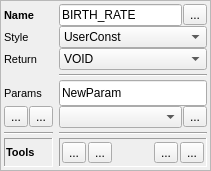
                 <widget class="QFrame" name="frame_CustomMacro">
                  <property name="frameShape">
                   <enum>QFrame::NoFrame</enum>
                  </property>
                  <property name="frameShadow">
                   <enum>QFrame::Raised</enum>
                  </property>
                  <layout class="QVBoxLayout" name="verticalLayout_12">
                   <property name="spacing">
                    <number>0</number>
                   </property>
                   <property name="margin">
                    <number>0</number>
                   </property>
                   <item>
                    <widget class="QFrame" name="frame_14">
                     <property name="frameShape">
                      <enum>QFrame::StyledPanel</enum>
                     </property>
                     <property name="frameShadow">
                      <enum>QFrame::Raised</enum>
                     </property>
                     <layout class="QHBoxLayout" name="horizontalLayout_8">
                      <property name="spacing">
                       <number>0</number>
                      </property>
                      <property name="margin">
                       <number>0</number>
                      </property>
                      <item>
                       <layout class="QGridLayout" name="gridLayout_10">
                        <property name="margin">
                         <number>3</number>
                        </property>
                        <property name="horizontalSpacing">
                         <number>6</number>
                        </property>
                        <item row="7" column="4">
                         <layout class="QHBoxLayout" name="horizontalLayout_30">
                          <property name="spacing">
                           <number>1</number>
                          </property>
                          <property name="topMargin">
                           <number>0</number>
                          </property>
                          <item>
                           <widget class="QComboBox" name="comboBox_CustomMacroParamsNames">
                            <property name="maximumSize">
                             <size>
                              <width>16777215</width>
                              <height>26</height>
                             </size>
                            </property>
                           </widget>
                          </item>
                          <item>
                           <widget class="QToolButton" name="toolButton_5">
                            <property name="text">
                             <string>...</string>
                            </property>
                            <property name="icon">
                             <iconset resource="Resources/Resources.qrc">
                              <normaloff>:/new/prefix1/description.png</normaloff>:/new/prefix1/description.png</iconset>
                            </property>
                           </widget>
                          </item>
                         </layout>
                        </item>
                        <item row="1" column="4">
                         <layout class="QHBoxLayout" name="horizontalLayout_31">
                          <property name="spacing">
                           <number>1</number>
                          </property>
                          <property name="topMargin">
                           <number>0</number>
                          </property>
                          <property name="rightMargin">
                           <number>0</number>
                          </property>
                          <item>
                           <widget class="QLineEdit" name="lineEdit_CustomMacroName">
                            <property name="maximumSize">
                             <size>
                              <width>16777215</width>
                              <height>26</height>
                             </size>
                            </property>
                            <property name="text">
                             <string>BIRTH_RATE</string>
                            </property>
                           </widget>
                          </item>
                          <item>
                           <widget class="QToolButton" name="toolButton_8">
                            <property name="text">
                             <string>...</string>
                            </property>
                            <property name="icon">
                             <iconset resource="Resources/Resources.qrc">
                              <normaloff>:/new/prefix1/description.png</normaloff>:/new/prefix1/description.png</iconset>
                            </property>
                           </widget>
                          </item>
                         </layout>
                        </item>
                        <item row="6" column="4">
                         <layout class="QHBoxLayout" name="horizontalLayout_29">
                          <property name="spacing">
                           <number>1</number>
                          </property>
                          <property name="topMargin">
                           <number>0</number>
                          </property>
                          <item>
                           <widget class="QLineEdit" name="lineEdit_CustomMacroParamName">
                            <property name="maximumSize">
                             <size>
                              <width>16777215</width>
                              <height>26</height>
                             </size>
                            </property>
                            <property name="text">
                             <string>NewParam</string>
                            </property>
                           </widget>
                          </item>
                         </layout>
                        </item>
                        <item row="6" column="2">
                         <widget class="QLabel" name="label_34">
                          <property name="minimumSize">
                           <size>
                            <width>0</width>
                            <height>26</height>
                           </size>
                          </property>
                          <property name="font">
                           <font>
                            <pointsize>8</pointsize>
                           </font>
                          </property>
                          <property name="text">
                           <string>Params</string>
                          </property>
                         </widget>
                        </item>
                        <item row="2" column="4">
                         <layout class="QVBoxLayout" name="verticalLayout_41">
                          <property name="leftMargin">
                           <number>0</number>
                          </property>
                          <item>
                           <widget class="QComboBox" name="comboBox_CustomMacroStyle">
                            <property name="maximumSize">
                             <size>
                              <width>16777215</width>
                              <height>26</height>
                             </size>
                            </property>
                            <property name="currentIndex">
                             <number>0</number>
                            </property>
                            <item>
                             <property name="text">
                              <string>UserConst</string>
                             </property>
                            </item>
                            <item>
                             <property name="text">
                              <string>UserFunc</string>
                             </property>
                            </item>
                            <item>
                             <property name="text">
                              <string>RateCallback</string>
                             </property>
                            </item>
                            <item>
                             <property name="text">
                              <string>EventCallback</string>
                             </property>
                            </item>
                           </widget>
                          </item>
                         </layout>
                        </item>
                        <item row="9" column="4">
                         <widget class="QFrame" name="frame_24">
                          <property name="minimumSize">
                           <size>
                            <width>0</width>
                            <height>10</height>
                           </size>
                          </property>
                          <property name="frameShape">
                           <enum>QFrame::HLine</enum>
                          </property>
                          <property name="frameShadow">
                           <enum>QFrame::Sunken</enum>
                          </property>
                         </widget>
                        </item>
                        <item row="3" column="2">
                         <widget class="QLabel" name="label_32">
                          <property name="font">
                           <font>
                            <pointsize>8</pointsize>
                           </font>
                          </property>
                          <property name="text">
                           <string>Return</string>
                          </property>
                         </widget>
                        </item>
                        <item row="10" column="4">
                         <layout class="QVBoxLayout" name="verticalLayout_39">
                          <property name="spacing">
                           <number>3</number>
                          </property>
                          <item>
                           <widget class="QFrame" name="frame_8">
                            <property name="frameShape">
                             <enum>QFrame::Panel</enum>
                            </property>
                            <property name="frameShadow">
                             <enum>QFrame::Sunken</enum>
                            </property>
                            <layout class="QHBoxLayout" name="horizontalLayout_6">
                             <property name="spacing">
                              <number>2</number>
                             </property>
                             <property name="margin">
                              <number>2</number>
                             </property>
                             <item>
                              <widget class="QToolButton" name="toolButton_CustomMacroAddNew">
                               <property name="toolTip">
                                <string>Create a new custom MACRO</string>
                               </property>
                               <property name="text">
                                <string>...</string>
                               </property>
                               <property name="icon">
                                <iconset resource="Resources/Resources.qrc">
                                 <normaloff>:/new/prefix1/add-icon.png</normaloff>:/new/prefix1/add-icon.png</iconset>
                               </property>
                               <property name="iconSize">
                                <size>
                                 <width>12</width>
                                 <height>12</height>
                                </size>
                               </property>
                              </widget>
                             </item>
                             <item>
                              <widget class="QToolButton" name="toolButton_CustomMacroDelete">
                               <property name="toolTip">
                                <string>Remove the current custom MACRO</string>
                               </property>
                               <property name="text">
                                <string>...</string>
                               </property>
                               <property name="icon">
                                <iconset resource="Resources/Resources.qrc">
                                 <normaloff>:/new/prefix1/remove-icon.png</normaloff>:/new/prefix1/remove-icon.png</iconset>
                               </property>
                               <property name="iconSize">
                                <size>
                                 <width>12</width>
                                 <height>12</height>
                                </size>
                               </property>
                              </widget>
                             </item>
                             <item>
                              <spacer name="horizontalSpacer_4">
                               <property name="orientation">
                                <enum>Qt::Horizontal</enum>
                               </property>
                               <property name="sizeHint" stdset="0">
                                <size>
                                 <width>40</width>
                                 <height>20</height>
                                </size>
                               </property>
                              </spacer>
                             </item>
                             <item>
                              <widget class="QToolButton" name="toolButton_CustomMacroApply">
                               <property name="toolTip">
                                <string>Validate changes</string>
                               </property>
                               <property name="text">
                                <string>...</string>
                               </property>
                               <property name="icon">
                                <iconset resource="Resources/Resources.qrc">
                                 <normaloff>:/new/prefix1/checkmark.png</normaloff>:/new/prefix1/checkmark.png</iconset>
                               </property>
                               <property name="iconSize">
                                <size>
                                 <width>12</width>
                                 <height>12</height>
                                </size>
                               </property>
                              </widget>
                             </item>
                             <item>
                              <widget class="QToolButton" name="toolButton_CustomMacroDiscard">
                               <property name="toolTip">
                                <string>Discard changes</string>
                               </property>
                               <property name="text">
                                <string>...</string>
                               </property>
                               <property name="icon">
                                <iconset resource="Resources/Resources.qrc">
                                 <normaloff>:/new/prefix1/cancel.png</normaloff>:/new/prefix1/cancel.png</iconset>
                               </property>
                               <property name="iconSize">
                                <size>
                                 <width>12</width>
                                 <height>12</height>
                                </size>
                               </property>
                              </widget>
                             </item>
                            </layout>
                           </widget>
                          </item>
                         </layout>
                        </item>
                        <item row="5" column="4">
                         <widget class="QFrame" name="frame_23">
                          <property name="minimumSize">
                           <size>
                            <width>0</width>
                            <height>10</height>
                           </size>
                          </property>
                          <property name="frameShape">
                           <enum>QFrame::HLine</enum>
                          </property>
                          <property name="frameShadow">
                           <enum>QFrame::Sunken</enum>
                          </property>
                         </widget>
                        </item>
                        <item row="10" column="2">
                         <layout class="QVBoxLayout" name="verticalLayout_38">
                          <property name="leftMargin">
                           <number>0</number>
                          </property>
                          <item>
                           <widget class="QFrame" name="frame_26">
                            <property name="frameShape">
                             <enum>QFrame::Panel</enum>
                            </property>
                            <property name="frameShadow">
                             <enum>QFrame::Sunken</enum>
                            </property>
                            <layout class="QHBoxLayout" name="horizontalLayout_20">
                             <property name="spacing">
                              <number>0</number>
                             </property>
                             <property name="leftMargin">
                              <number>1</number>
                             </property>
                             <property name="topMargin">
                              <number>0</number>
                             </property>
                             <property name="rightMargin">
                              <number>0</number>
                             </property>
                             <property name="bottomMargin">
                              <number>0</number>
                             </property>
                             <item>
                              <widget class="QLabel" name="label_24">
                               <property name="minimumSize">
                                <size>
                                 <width>0</width>
                                 <height>27</height>
                                </size>
                               </property>
                               <property name="font">
                                <font>
                                 <pointsize>8</pointsize>
                                 <weight>75</weight>
                                 <bold>true</bold>
                                </font>
                               </property>
                               <property name="text">
                                <string>Tools</string>
                               </property>
                              </widget>
                             </item>
                            </layout>
                           </widget>
                          </item>
                         </layout>
                        </item>
                        <item row="1" column="2">
                         <widget class="QLabel" name="label_23">
                          <property name="font">
                           <font>
                            <pointsize>8</pointsize>
                            <weight>75</weight>
                            <bold>true</bold>
                           </font>
                          </property>
                          <property name="text">
                           <string>Name</string>
                          </property>
                         </widget>
                        </item>
                        <item row="2" column="2">
                         <layout class="QVBoxLayout" name="verticalLayout_40">
                          <property name="spacing">
                           <number>0</number>
                          </property>
                          <property name="topMargin">
                           <number>0</number>
                          </property>
                          <item>
                           <widget class="QLabel" name="label_33">
                            <property name="font">
                             <font>
                              <pointsize>8</pointsize>
                             </font>
                            </property>
                            <property name="text">
                             <string>Style</string>
                            </property>
                           </widget>
                          </item>
                         </layout>
                        </item>
                        <item row="9" column="2">
                         <widget class="QFrame" name="frame_25">
                          <property name="minimumSize">
                           <size>
                            <width>0</width>
                            <height>10</height>
                           </size>
                          </property>
                          <property name="frameShape">
                           <enum>QFrame::HLine</enum>
                          </property>
                          <property name="frameShadow">
                           <enum>QFrame::Sunken</enum>
                          </property>
                         </widget>
                        </item>
                        <item row="7" column="2">
                         <widget class="QWidget" name="widget" native="true">
                          <layout class="QHBoxLayout" name="horizontalLayout_32">
                           <property name="spacing">
                            <number>1</number>
                           </property>
                           <property name="margin">
                            <number>0</number>
                           </property>
                           <item>
                            <widget class="QToolButton" name="toolButton_CustomMacroAddNew_2">
                             <property name="toolTip">
                              <string>Create a new custom MACRO</string>
                             </property>
                             <property name="text">
                              <string>...</string>
                             </property>
                             <property name="icon">
                              <iconset resource="Resources/Resources.qrc">
                               <normaloff>:/new/prefix1/add-icon.png</normaloff>:/new/prefix1/add-icon.png</iconset>
                             </property>
                             <property name="iconSize">
                              <size>
                               <width>12</width>
                               <height>12</height>
                              </size>
                             </property>
                            </widget>
                           </item>
                           <item>
                            <widget class="QToolButton" name="toolButton_CustomMacroDelete_2">
                             <property name="toolTip">
                              <string>Remove the current custom MACRO</string>
                             </property>
                             <property name="text">
                              <string>...</string>
                             </property>
                             <property name="icon">
                              <iconset resource="Resources/Resources.qrc">
                               <normaloff>:/new/prefix1/remove-icon.png</normaloff>:/new/prefix1/remove-icon.png</iconset>
                             </property>
                             <property name="iconSize">
                              <size>
                               <width>12</width>
                               <height>12</height>
                              </size>
                             </property>
                            </widget>
                           </item>
                          </layout>
                         </widget>
                        </item>
                        <item row="3" column="4">
                         <widget class="QComboBox" name="comboBox_CustomMacroReturns">
                          <property name="minimumSize">
                           <size>
                            <width>130</width>
                            <height>0</height>
                           </size>
                          </property>
                          <property name="maximumSize">
                           <size>
                            <width>200</width>
                            <height>26</height>
                           </size>
                          </property>
                          <property name="toolTip">
                           <string>&lt;html&gt;&lt;head/&gt;&lt;body&gt;&lt;p&gt;&lt;span style=&quot; font-weight:600; color:#00007f;&quot;&gt;Some builtin keywords:&lt;/span&gt;&lt;br/&gt;Predefined keyword MACROs&lt;/p&gt;&lt;/body&gt;&lt;/html&gt;</string>
                          </property>
                          <property name="currentIndex">
                           <number>0</number>
                          </property>
                          <item>
                           <property name="text">
                            <string>VOID</string>
                           </property>
                          </item>
                          <item>
                           <property name="text">
                            <string>BOOL</string>
                           </property>
                          </item>
                          <item>
                           <property name="text">
                            <string>INT</string>
                           </property>
                          </item>
                          <item>
                           <property name="text">
                            <string>DOUBLE</string>
                           </property>
                          </item>
                          <item>
                           <property name="text">
                            <string>INT_PTR</string>
                           </property>
                          </item>
                          <item>
                           <property name="text">
                            <string>DOUBLE_PTR</string>
                           </property>
                          </item>
                          <item>
                           <property name="text">
                            <string>VECTOR&lt;T&gt;</string>
                           </property>
                          </item>
                          <item>
                           <property name="text">
                            <string>NODE</string>
                           </property>
                          </item>
                          <item>
                           <property name="text">
                            <string>SITE</string>
                           </property>
                          </item>
                         </widget>
                        </item>
                       </layout>
                      </item>
                     </layout>
                    </widget>
                   </item>
                  </layout>
                 </widget>
